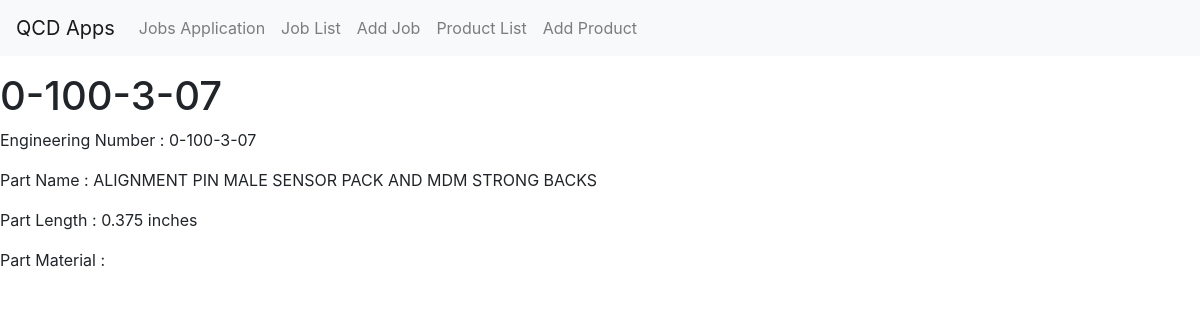
The page /jobs/products/0-100-3-07/ on the database its author committed.
### jobs/models.py (models this page shows, shortened)
class Product(models.Model):
    qb_number = models.CharField(max_length=50, unique=True,
                                 verbose_name="Quick Books Number")
    eng_number = models.CharField(max_length=50,
                                  verbose_name="Engineering Number")
    part_name = models.CharField(max_length=200,
                                 verbose_name="Part Name")
    part_length = models.FloatField(max_length=10, blank=True,
                                    verbose_name="Part Length (inches)")
    part_material = models.CharField(max_length=20, blank=True,
                                     verbose_name="Part Material")
    class Meta:
        ordering = ['qb_number']

### jobs/views.py (the view)
# urls.py: path('products/<str:qb_number>/', views.product_detail, name="product_detail"),
def product_detail(request, qb_number):
    product = Product.objects.get(qb_number=qb_number)
    if product.qb_number == qb_number:
        return render(request, 'product_details.html', {'product': product})
    else:
        return render(request, 'products.html', {})

### jobs/templates/product_details.html (shortened to what this page needs)
{% extends 'base.html' %}
{% load static %}
{% block page_content %}
    <h1>{{ product.qb_number }}</h1>
    <p>Engineering Number : {{ product.eng_number }}</p>
    <p>Part Name : {{ product.part_name }}</p>
    <p>Part Length : {{ product.part_length }} inches</p>
    <p>Part Material : {{ product.part_material }}</p>
{% endblock %}

### rows shown on the page
Product: qb_number "0-100-3-07", eng_number "0-100-3-07", part_name "ALIGNMENT PIN MALE SENSOR PACK AND MDM STRONG BACKS", part_length "0.375"
